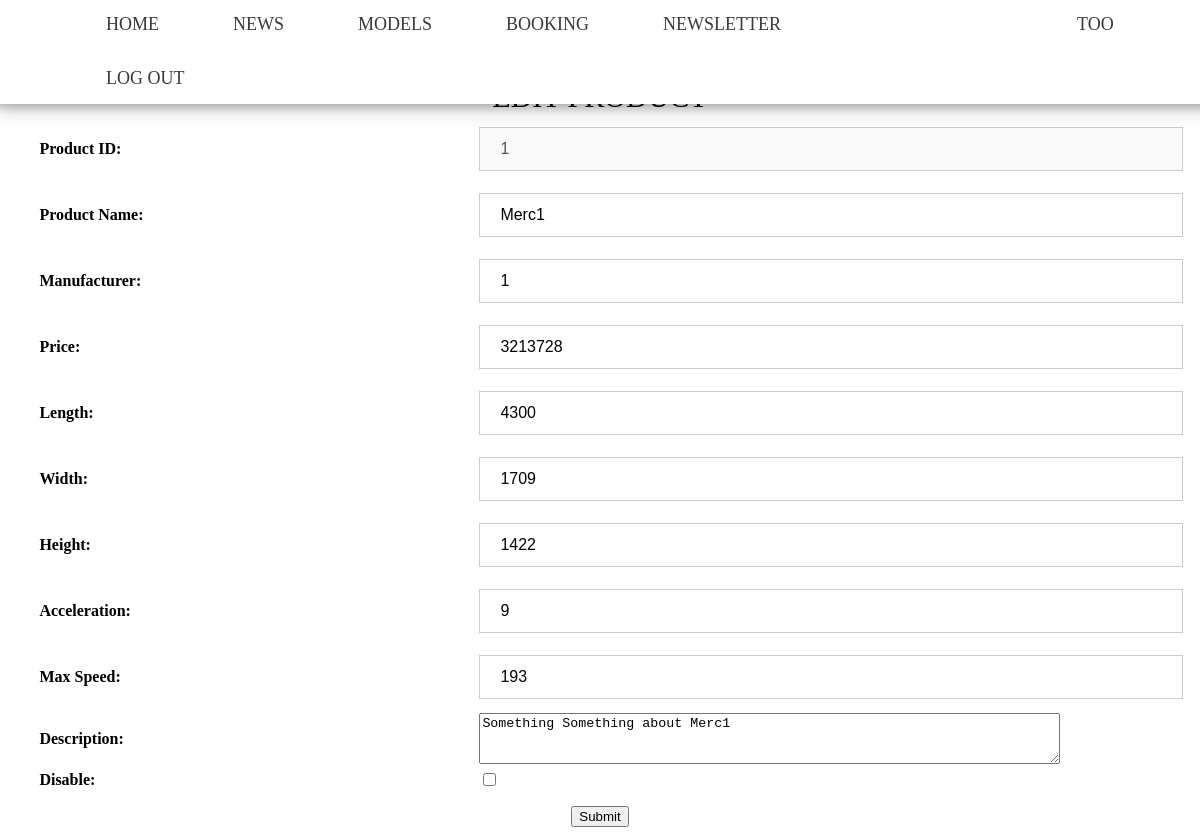
Screenshot of /editProduct.php?prod=1 (signed in) with the database file from the repository.
### tables this page shows
CREATE TABLE `product` (
  `productID` int(11) NOT NULL,
  `price` int(11) NOT NULL,
  `name` varchar(50) NOT NULL,
  `manufacturer` int(11) NOT NULL,
  `description` varchar(300) NOT NULL,
  `length` int(11) NOT NULL,
  `width` int(11) NOT NULL,
  `height` int(11) NOT NULL,
  `maxSpeed` int(11) NOT NULL,
  `acceleration` int(11) NOT NULL,
  `disabled` int(11) NOT NULL DEFAULT '0'
);

### editProduct.php (the view, shortened to what this page needs)
<?php session_start();
require_once("connect.php");
if(isset($_GET['prod'])){
  $prodID = $_GET['prod'];
  $q = "select * from product where productID = '$prodID'";
  $result = $mysqli->query($q);
  $row = $result->fetch_array();
}else{
  header("Location: product-table.php");
}
?>
<html>
<link rel="stylesheet" href="main.css"/>
<link rel="stylesheet" href="model.css"/>
<head>
</head>
<body>
  <header>
    <?php
    require_once('menu.php');
    ?>
  <center>
    <br><br><br><br>
    <label style = "font-size: 30;">EDIT PRODUCT<label>
      <table style = "border-style: groove">
        <tr>
          <form action="edit.php" method = "post">
            <td style="width: 30%;">
              <b><label>Product ID:</label></b>
            </td>
            <td>
              <input type="text" value =
              <?php echo '"'.$row['productID'].'"'; ?>
              placeholder="Enter Product Name" name="IDhehe" required disabled>
            </td>
          </tr>
          <tr>
            <td style="width: 30%;">
              <b><label>Product Name:</label></b>
            </td>
            <td>
              <input type="text" value = <?php echo '"'.$row['name'].'"'; ?> placeholder="Enter Product Name" name="prodName" required>
            </td>
          </tr>
          <tr>
            <td style="width: 30%;">
              <b><label>Manufacturer:</label></b>
            </td>
            <td>
              <input type="text" value =
              <?php echo '"'.$row['manufacturer'].'"'; ?>
              placeholder="Enter Manufacturer" name="manu" required>
            </td>
          </tr>
          <tr>
            <td style="width: 30%;">
              <b><label>Price:</label></b>
            </td>
            <td>
              <input type="text" value =
              <?php echo '"'.$row['price'].'"'; ?>
              placeholder="Enter Price" name="price" required>
            </td>
          </tr>
          <tr>
            <td style="width: 30%;">
              <b><label>Length:</label></b>
            </td>
            <td>
              <input type="text" placeholder="Enter Length" value =
              <?php echo '"'.$row['length'].'"'; ?> name="length" required>
            </td>
          </tr>
          <tr>
            <td style="width: 30%;">
              <b><label>Width:</label></b>
            </td>
            <td>
              <input type="text" placeholder="Enter Length" value =
              <?php echo '"'.$row['width'].'"'; ?> name="width" required>
            </td>
          </tr>
          <tr>
            <td style="width: 30%;">
              <b><label>Height:</label></b>
            </td>
            <td>
              <input type="text" placeholder="Enter Length" value =
              <?php echo '"'.$row['height'].'"'; ?> name="height" required>
            </td>
          </tr>
          <tr>
            <td style="width: 30%;">
              <b><label>Acceleration:</label></b>
            </td>
            <td>
              <input type="text" placeholder="Enter Length" value =
              <?php echo '"'.$row['acceleration'].'"'; ?> name="acc" required>
            </td>
          </tr>
          <tr>
            <td style="width: 30%;">
              <b><label>Max Speed:</label></b>
            </td>
            <td>
              <input type="text" placeholder="Enter Length" value =
              <?php echo '"'.$row['maxSpeed'].'"'; ?> name="max" required>
            </td>
          </tr>
          <tr>
            <td style="width: 30%;">
              <b><label>Description:</label></b>
            </td>
            <td>
              <textarea rows="3" cols="70" name = 'desc' placeholer = "Enter Description"><?php echo $row['description']; ?></textarea>
            </td>
          </tr>
          <tr>
            <td style="width: 30%;">
              <b><label>Disable:</label></b>
            </td>
            <td>
              <input type="checkbox"
                <?php if($row['disabled'] ==  1) echo 'checked'; ?>
                name="disable">
            </td>
          </tr>
      </table>
      <input type = "submit">
  </center>
</body>
</html>

### main.css (style rules this page uses)
body { font-weight: 300; }
header { background: White; }
header::after { content: ''; display: table; clear: both; }
table, tr, td { border: 1px solid white; margin-bottom: 1%; }
label { font-size: 16px; }
input[type=text] { width: 20%; padding: 12px 20px; margin: 9px 0; box-sizing: border-box; border: 1px solid #d1d1d1; transition: 0.5s; transition: 0.5s; outline: none; font-size: 16px; }

### model.css (style rules this page uses)
body { font-weight: 400; }
td { width: 50%; padding-left:2%; }
form { border: 3px solid #f1f1f1; }
input[type=text], input[type=password], select, input[type=date] { width: 100%; padding: 12px 20px; margin: 8px 0; display: inline-block; border: 1px solid #ccc; box-sizing: border-box; }

### rows the page displays
product: IDhehe "1", prodName "Merc1", manu "1", price "3213728", length "4300", width "1709", height "1422", acc "9", max "193", desc "Something Something about Merc1"

### other values shown
$_SESSION["user"] "TOO"
